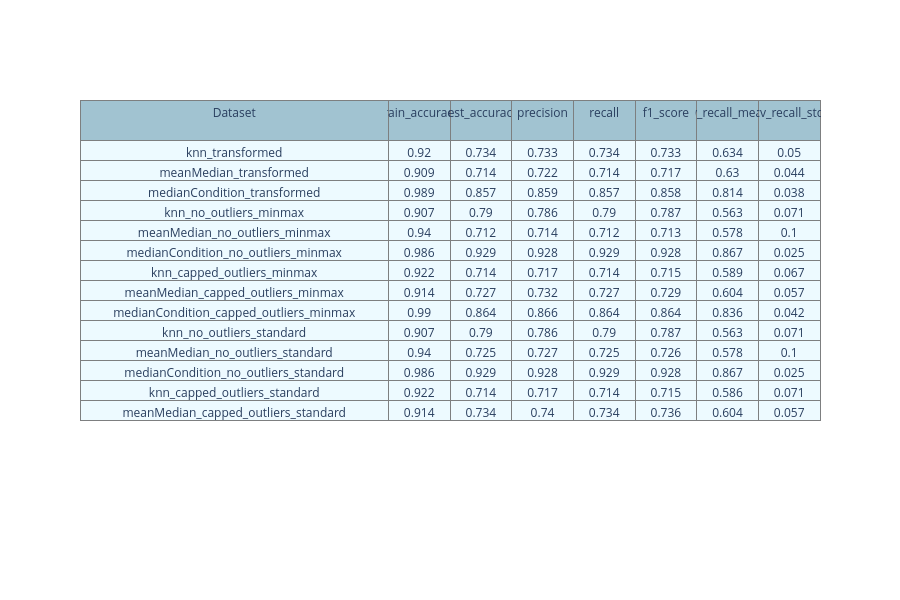

The notebook cell this image was saved under:
### Code cell
table_plotting(gradient_boosting_results_df)

### Figure 1 — Plotly figure (JSON) as saved in the notebook; plotly's stock layout.template omitted (floating-point values rounded to 4 significant figures)
{"data": [{"cells": {"align": "center", "fill": {"color": "#EDFAFF"}, "font": {"size": 12}, "line": {"color": "#7D7F80"}, "values": [["knn_transformed", "meanMedian_transformed", "medianCondition_transformed", "knn_no_outliers_minmax", "meanMedian_no_outliers_minmax", "medianCondition_no_outliers_minmax", "knn_capped_outliers_minmax", "meanMedian_capped_outliers_minmax", "medianCondition_capped_outliers_minmax", "knn_no_outliers_standard", "meanMedian_no_outliers_standard", "medianCondition_no_outliers_standard", "knn_capped_outliers_standard", "meanMedian_capped_outliers_standard"], [0.92, 0.909, 0.989, 0.907, 0.94, 0.986, 0.922, 0.914, 0.99, 0.907, 0.94, 0.986, 0.922, 0.914], [0.734, 0.714, 0.857, 0.79, 0.712, 0.929, 0.714, 0.727, 0.864, 0.79, 0.725, 0.929, 0.714, 0.734], [0.733, 0.722, 0.859, 0.786, 0.714, 0.928, 0.717, 0.732, 0.866, 0.786, 0.727, 0.928, 0.717, 0.74], [0.734, 0.714, 0.857, 0.79, 0.712, 0.929, 0.714, 0.727, 0.864, 0.79, 0.725, 0.929, 0.714, 0.734], [0.733, 0.717, 0.858, 0.787, 0.713, 0.928, 0.715, 0.729, 0.864, 0.787, 0.726, 0.928, 0.715, 0.736], [0.634, 0.63, 0.814, 0.563, 0.578, 0.867, 0.589, 0.604, 0.836, 0.563, 0.578, 0.867, 0.586, 0.604], [0.05, 0.044, 0.038, 0.071, 0.1, 0.025, 0.067, 0.057, 0.042, 0.071, 0.1, 0.025, 0.071, 0.057]]}, "columnwidth": [400, 80], "header": {"align": "center", "fill": {"color": "#a1c3d1"}, "font": {"size": 12}, "height": 40, "line": {"color": "#7D7F80"}, "values": ["Dataset", "train_accuracy", "test_accuracy", "precision", "recall", "f1_score", "cv_recall_mean", "cv_recall_std"]}, "type": "table"}], "layout": {"height": 600}}
